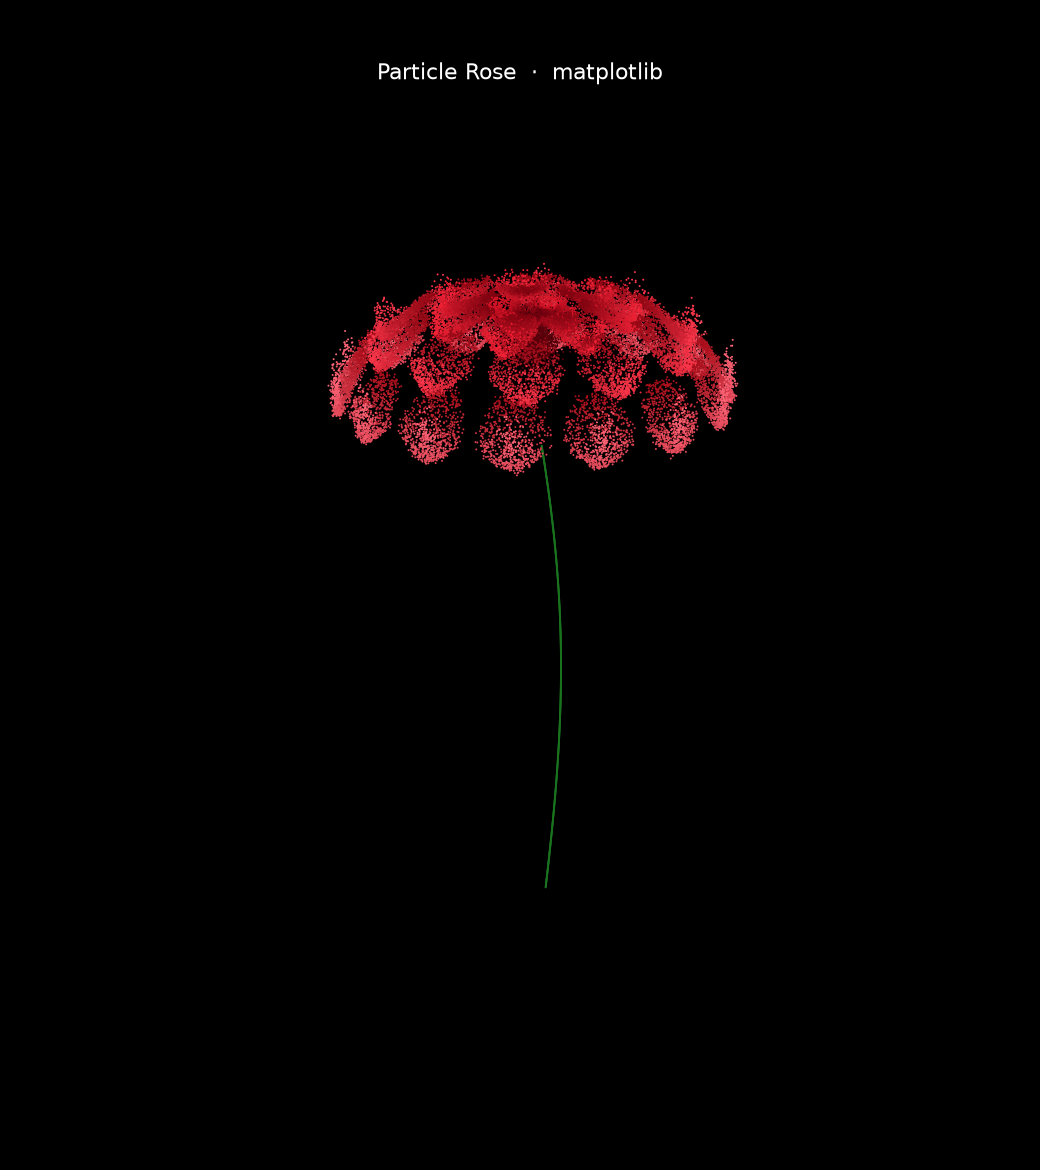

This chart was generated by the following Python code:
# -*- coding: utf-8 -*-
"""
粒子玫瑰 · Python/matplotlib 版
==============================
用"参数方程生成玫瑰表面 + 随机采样成粒子云"的方式画一朵 3D 玫瑰。
这是粒子玫瑰的数学核心，Three.js 版（rose.html）用的是同一套公式。

运行: python rose_mpl.py
输出: rose_mpl.png
"""
import numpy as np
import matplotlib.pyplot as plt

rng = np.random.default_rng(42)

# ---------------------------------------------------------------
# 核心公式：一片花瓣 = 一个参数曲面
#   t ∈ [0,1]  沿花瓣长度（0=花心, 1=瓣尖）
#   s ∈ [-1,1] 沿花瓣宽度（横切方向）
#   层叠方式：内层花瓣小而直立，外层花瓣大而外翻下垂 —— 这就是玫瑰的"包心"结构
# ---------------------------------------------------------------
def petal_layer(rng, n_petals, R, a0, a1, fold, curl, z_base, phase, n_samples, palette):
    """
    一层花瓣的粒子点集与颜色。
    花瓣中心线 = 一条从"近竖直"弯到"外翻"的弧线：
      α(t) = a0 → a1  （α 是偏离竖直方向的角度，弧度）
      中心线: r = R·sin(α), z = z_base + R·cos(α)
    再沿瓣宽方向加横向内折（边缘比中肋低 → 瓣面呈勺状）。
    """
    t = rng.random(n_samples)                      # 沿瓣长随机采样
    s = rng.uniform(-1.0, 1.0, n_samples)          # 沿瓣宽随机采样
    alpha = a0 + (a1 - a0) * t                     # 中心线弧线：瓣根竖直 → 瓣尖外翻
    r = R * np.sin(alpha)
    zc = z_base + R * np.cos(alpha)

    w = 0.40 * (2 * np.pi / n_petals) * np.sin(np.pi * np.clip(0.12 + 0.88 * t, 0, 1)) ** 0.7  # 瓣宽包络：随瓣数自适应，留出瓣间缝隙
    theta0 = 2 * np.pi * np.arange(n_petals) / n_petals + phase
    pick = rng.integers(0, n_petals, n_samples)    # 每个粒子随机属于哪一瓣
    phi = theta0[pick] + s * w                     # 绕花轴的方位角（被瓣宽约束）

    x = r * np.cos(phi)
    y = r * np.sin(phi)
    z = zc + R * fold * s**2 * t                   # 横向内折：瓣边缘向"下"弯 → 勺状瓣面
    # 瓣尖上卷：真实玫瑰外层瓣尖会往回勾
    tip = np.clip((t - 0.55) / 0.45, 0, 1)
    z += R * curl * tip**2

    # 微抖动让粒子云有"绒"感
    x += rng.normal(0, 0.012, n_samples)
    y += rng.normal(0, 0.012, n_samples)
    z += rng.normal(0, 0.012, n_samples)

    # 颜色：瓣根深红 → 瓣尖亮粉
    c0, c1 = np.array(palette[0]), np.array(palette[1])
    cols = (1 - t)[:, None] * c0 + t[:, None] * c1
    return np.column_stack([x, y, z]), cols

# 四层花瓣：α0/α1 = 瓣根/瓣尖偏离竖直的角度。
# 内层近乎直立包心，越往外越摊开、瓣尖甚至下垂（>90°）——这就是玫瑰的"包心"结构。
D = np.pi / 180
layers = [
    dict(n_petals=4,  R=0.40, a0=  8*D, a1= 35*D, fold=0.30, curl=0.10, z_base=0.46, phase=0.00,       n=5000, pal=((0.42,0.00,0.05),(0.88,0.08,0.16))),
    dict(n_petals=7,  R=0.65, a0= 22*D, a1= 56*D, fold=0.26, curl=0.18, z_base=0.34, phase=np.pi/7,    n=7000, pal=((0.50,0.01,0.06),(0.97,0.14,0.22))),
    dict(n_petals=10, R=0.88, a0= 40*D, a1= 76*D, fold=0.22, curl=0.28, z_base=0.24, phase=np.pi/4,    n=9000, pal=((0.58,0.03,0.08),(1.00,0.22,0.30))),
    dict(n_petals=14, R=1.02, a0= 58*D, a1= 93*D, fold=0.18, curl=0.40, z_base=0.14, phase=np.pi/16,   n=11000,pal=((0.66,0.05,0.10),(1.00,0.40,0.47))),
]

pts_all, col_all = [], []
for L in layers:
    p, c = petal_layer(rng, L["n_petals"], L["R"], L["a0"], L["a1"], L["fold"], L["curl"], L["z_base"], L["phase"], L["n"], L["pal"])
    pts_all.append(p); col_all.append(c)

# 花蕊：中心一小簇深红密集粒子
n_core = 1500
core = np.column_stack([
    rng.normal(0, 0.06, n_core),
    rng.normal(0, 0.06, n_core),
    rng.normal(0.72, 0.07, n_core),
])
pts_all.append(core)
col_all.append(np.tile((0.35, 0.00, 0.04), (n_core, 1)))

# 花茎：一条带弧度的绿色粒子线
t = np.linspace(0, 1, 900)
stem = np.column_stack([
    0.15 * np.sin(2.2 * t),       # 微微弯一下更自然
    0.10 * np.sin(3.1 * t + 1.0),
    0.05 - 2.7 * t,
])
pts_all.append(stem)
col_all.append(np.tile((0.10, 0.45, 0.12), (len(stem), 1)))

P = np.vstack(pts_all); C = np.clip(np.vstack(col_all), 0, 1)

# ---------------------------------------------------------------
# 绘图
# ---------------------------------------------------------------
fig = plt.figure(figsize=(8, 9), facecolor="black")
ax = fig.add_subplot(111, projection="3d", facecolor="black")
ax.scatter(P[:,0], P[:,1], P[:,2], c=C, s=1.2, marker="o", depthshade=False, linewidths=0)
ax.set_axis_off()
ax.set_box_aspect((1, 1, 1.5))                     # 茎在下方，纵向拉长
ax.view_init(elev=20, azim=-60)
ax.set_xlim(-1.3, 1.3); ax.set_ylim(-1.3, 1.3); ax.set_zlim(-2.9, 1.5)
ax.set_title("Particle Rose  ·  matplotlib", color="w", pad=2)
plt.tight_layout()
plt.savefig("rose_mpl.png", dpi=130, facecolor="black")
print(f"OK: rose_mpl.png saved, particles = {len(P)}")
